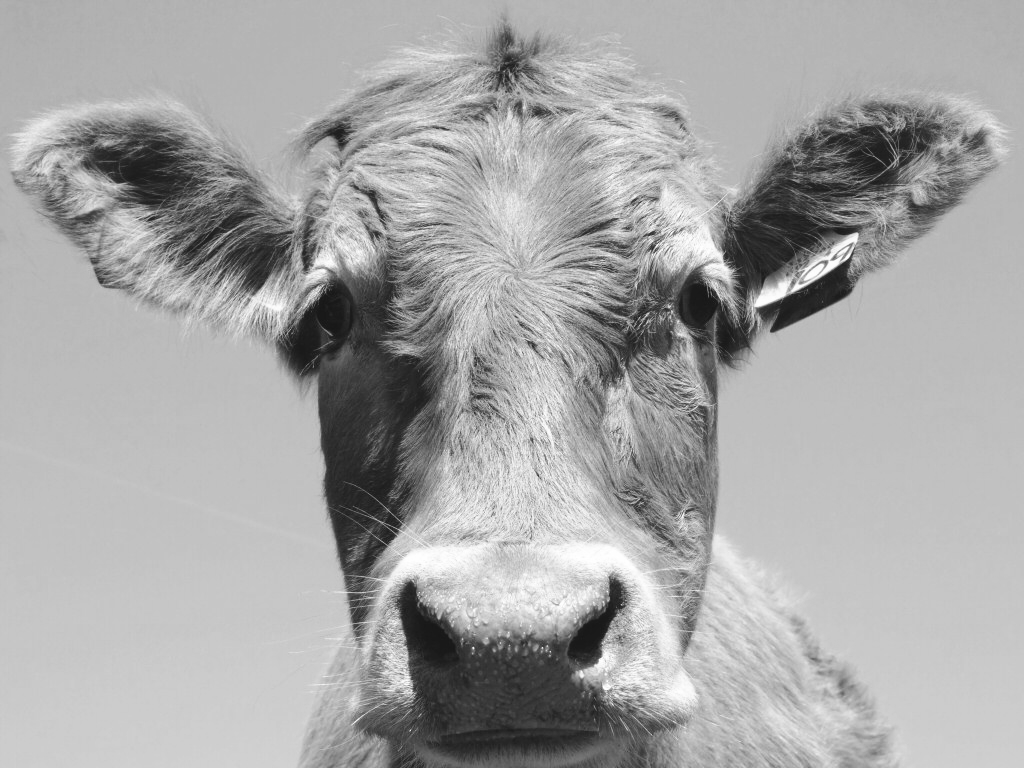
#> input picture assignment2/cow.png, 1024 x 768 px
$ python oppgave1.py
#> lines starting #> are read from the running program, lines starting #| are printed output that depends on the picture
from math import ceil
from scipy import signal
import time
import numpy as np
from imageio import imread, imwrite
import matplotlib.pyplot as plt

def mean_value_kernel(n):
    h = (1/n**2) * np.ones([n,n]) #15x15 middelverdifilter
    return h

def fast_fourier(f,h):
    F = np.fft.fft2(f)  #Utfører en fast-fourier-transform på innbildet
    H = np.fft.fft2(h,(f.shape[0],f.shape[1]))  #Utfører en fast-fourier-transform på det nullutvidede filteret
    FH = np.fft.ifft2(F*H)  #Elementvis mulitipliserer i frekvensdomenet og utfører en invers-transform
    return np.real(FH)  #Returnerer kun reelle verdier

def plot_curves(y1, y2, x):
    fig = plt.figure()
    ax = fig.add_subplot(1, 1, 1)

    #Setter grid og antall ticks langs aksene
    x_max = ceil(np.amax(x)/5)*5
    ax.set_xticks(np.arange(0, x_max, 5))
    ax.set_xticks(np.arange(0, x_max, 1), minor=True)

    y1_max = round(np.amax(y1),1)
    y2_max = round(np.amax(y2),1)
    y_max = y1_max if (y1_max > y2_max) else y2_max

    ax.set_yticks(np.arange(0,y_max,0.25))
    ax.set_yticks(np.arange(0,y_max,0.05), minor=True)

    ax.grid(which='both')
    ax.grid(which='minor', alpha=0.2)
    ax.grid(which='major', alpha=0.5)

    #Plotter kurvene over hverandre
    plt.plot(x,y1, color='r', label='2D konvolusjon')
    plt.plot(x,y2, color='g', label='Fast-fourier-transform')

    #Plot info
    plt.xlabel("Filterstørrelse (middelverdi)")
    plt.ylabel("tid brukt (s)")
    plt.title("Prosesseringstid: 2D konvolusjon vs fast-fourier-transform")
    plt.legend()
    plt.savefig("Prosesseringstid.png")

    plt.show()

def oppgave1_1(filename):
    #Importer bildet
#> called with filename = 'cow.png'
    f = imread(filename, as_gray = True)
#> f is the input picture: shape (768, 1024) float32; min 23, max 255, mean 166.6
    n = 15
    h = mean_value_kernel(n)

    #Romlig konvolusjon
    fh = signal.convolve2d(f,h,'same') #Utfører 2D konvolusjons, 'same' = fh beholder original dimensjoner
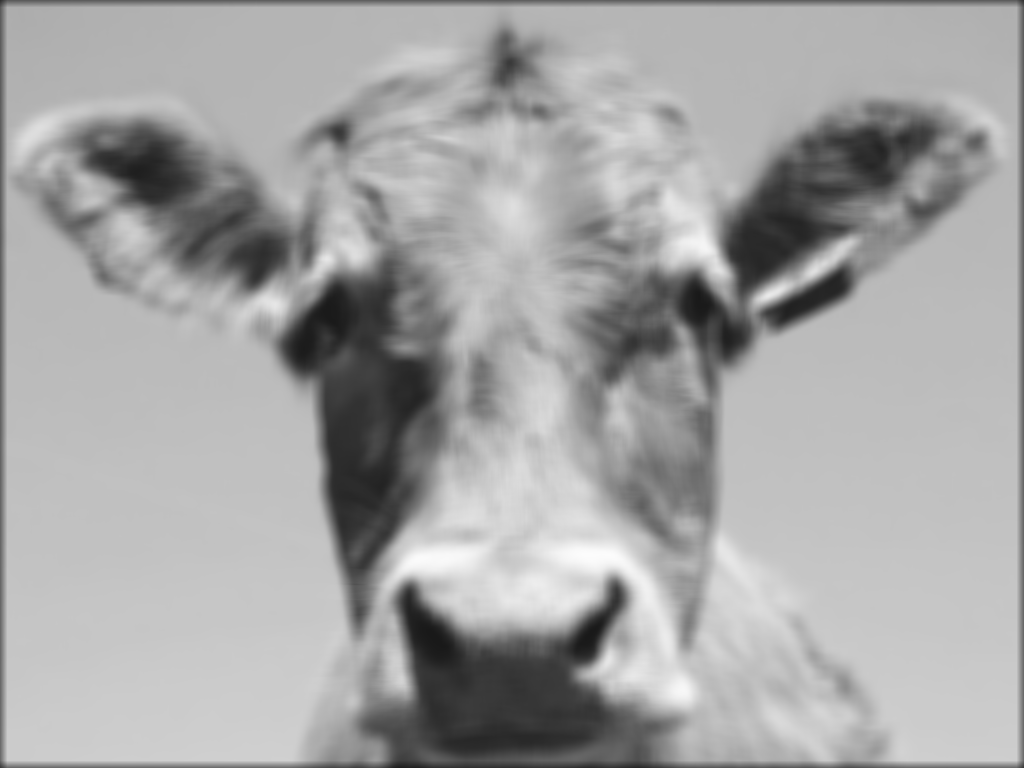
#> fh: shape (768, 1024) float64; min 25.21, max 252.7, mean 165.1

    #Frekvensdomenet
    FH = fast_fourier(f,h)
#> in fast_fourier, `return np.real(FH)`:
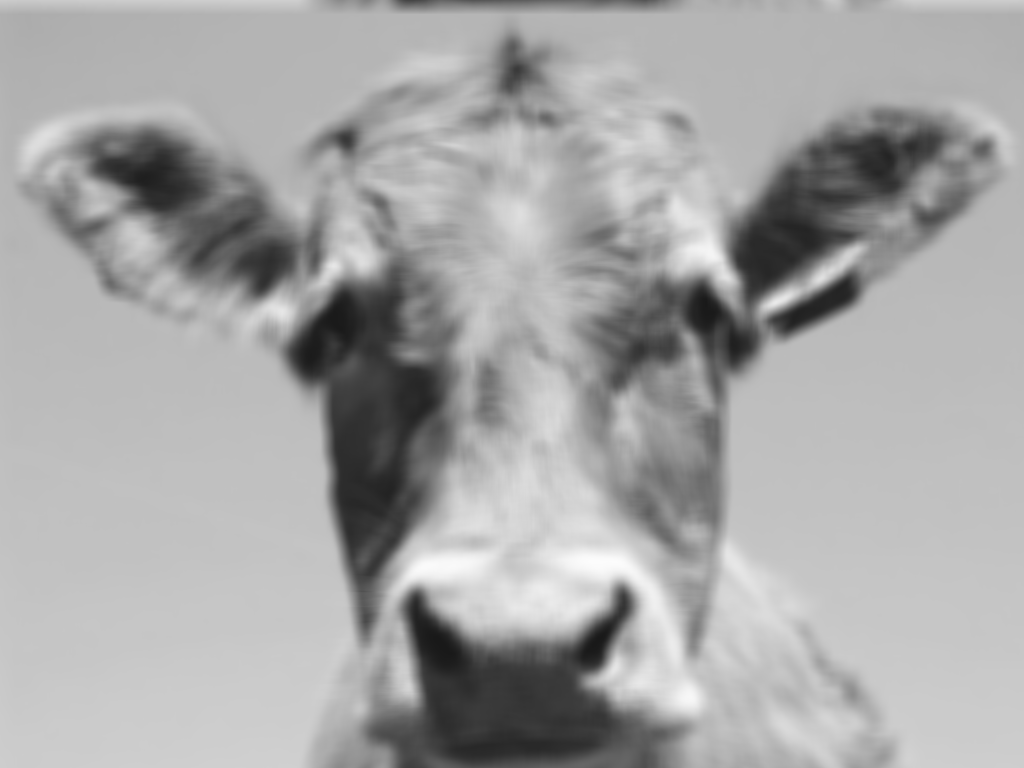
#> returned value: shape (768, 1024) float64; min 25.21, max 252.7, mean 166.6

    #Sjekker de ulike dimensjonene
    print("Bildedimensjoner:")
    print(f"Innbilde/Original: {f.shape}")
#| Innbilde/Original: (768, 1024)
    print(f"Romlig konvolusjon: {fh.shape}")
#| Romlig konvolusjon: (768, 1024)
    print(f"Frekvensdomene filtrering: {FH.shape}")
#| Frekvensdomene filtrering: (768, 1024)

    #Lagrer bildene som gråskala
    imwrite(f'oppg1_1 ({n}x{n}) '+filename, fh.astype(np.uint8))
    imwrite(f'oppg1_1 (fft2) '+filename, FH.astype(np.uint8))

def oppgave1_3(filename, n_tests):
#> called with filename = 'cow.png', n_tests = 31
    f = imread(filename, as_gray = True)

    values = np.array(list(range(1, n_tests, 2)))
    conv_time = np.zeros(values.shape)
    freq_time = np.zeros(values.shape)

    print("Starting timing process")
    for i, n in zip(range(values.shape[0]), values):
        h = mean_value_kernel(n)

        start = time.time()
        fh = signal.convolve2d(f,h,'same')
        conv_time[i] = time.time()-start

        start = time.time()
        FH = fast_fourier(f,h)
        freq_time[i] = time.time()-start
#> this loop made 15 passes
#> pass 1, in oppgave1_3, `FH = fast_fourier(f,h)`:
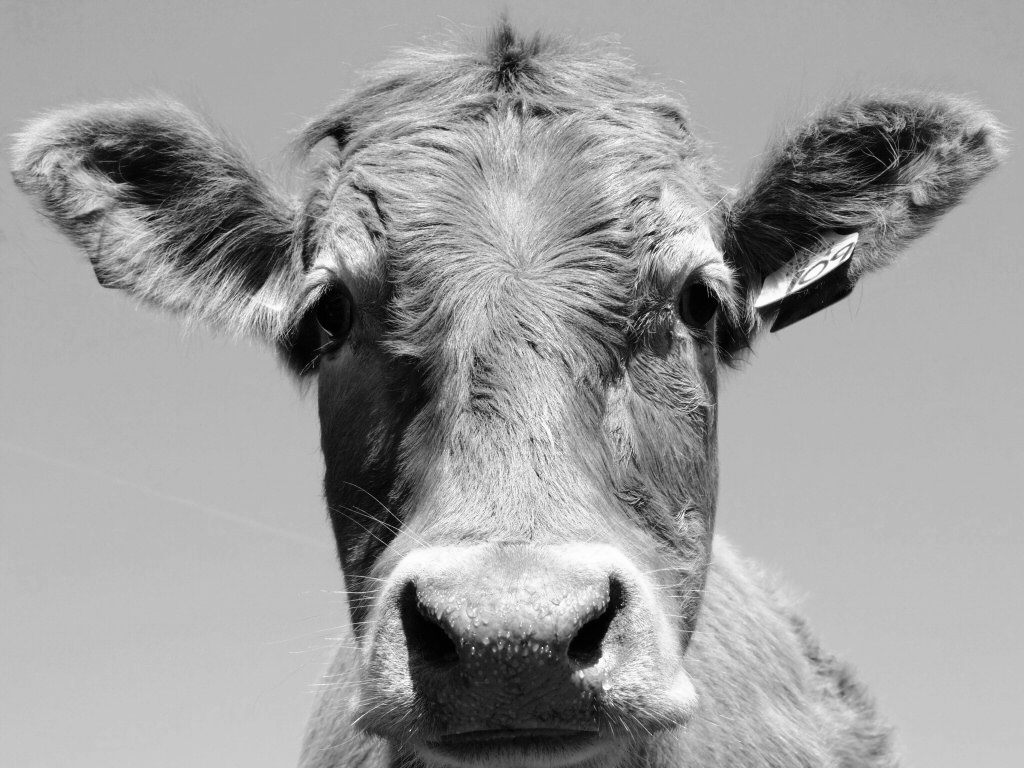
#> FH: shape (768, 1024) float64; min 23, max 255, mean 166.6; drawn with min black and max white
#> after the loop, conv_time = [0.0578, 0.0687, 0.0617, 0.112, 0.168, 0.231, 0.355, 0.462, 0.548, 0.706, 0.919, 1.07, 1.2, 1.38, 1.77]; freq_time = [0.148, 0.144, 0.0686, 0.0701, 0.0827, 0.0673, 0.0662, 0.066, 0.0678, 0.0693, 0.069, 0.0779, 0.0668, 0.0688, 0.0686]

    plot_curves(conv_time,freq_time, values)
#> in plot_curves, `y1_max = round(np.amax(y1),1)`: y1_max = 1.8
#> in plot_curves, `y2_max = round(np.amax(y2),1)`: y2_max = 0.1
#> in plot_curves, `y_max = y1_max if (y1_max > y2_max) else y2_max`: y_max = 1.8
#> in plot_curves, `plt.savefig("Prosesseringstid.png")`:
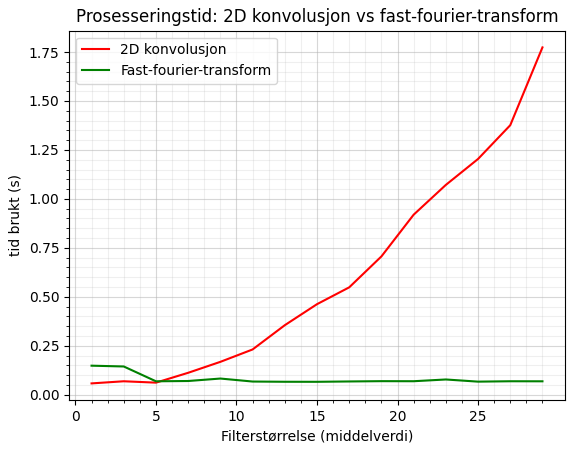
#> figure drawn by matplotlib, 1 panel; curve peaks at x = 29, y = 1.77; curve peaks at x = 1, y = 0.148

def main():
    oppgave1_1('cow.png')
    oppgave1_3('cow.png', 31)

main()

$ run again, with assignment2/uio.png copied over assignment2/cow.png
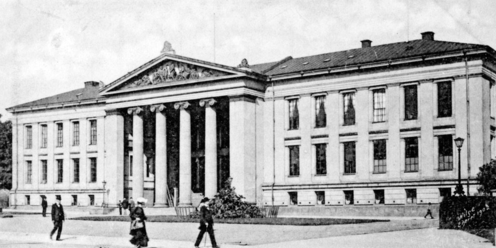
#> input picture assignment2/uio.png, 496 x 248 px
#> in oppgave1_1, f is the input picture: shape (248, 496) float32; min 0, max 255, mean 175.4
#> in fast_fourier, `return np.real(FH)`:
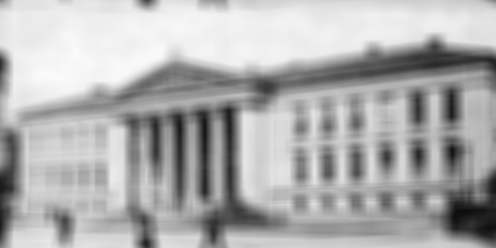
#> returned value: shape (248, 496) float64; min 13.58, max 250.7, mean 175.4
#| Innbilde/Original: (248, 496)
#| Romlig konvolusjon: (248, 496)
#| Frekvensdomene filtrering: (248, 496)
#> after the loop in oppgave1_3, `for i, n in zip(range(values.shape[0]), values):`: conv_time = [0.0108, 0.0119, 0.00956, 0.0175, 0.0255, 0.0345, 0.0474, 0.0633, 0.0813, 0.101, 0.122, 0.147, 0.177, 0.202, 0.24]; freq_time = [0.025, 0.0207, 0.0115, 0.013, 0.0119, 0.0143, 0.0119, 0.0144, 0.012, 0.0145, 0.0123, 0.0147, 0.0122, 0.0235, 0.0123]
#> y1_max = 0.2
#> y2_max = 0
#> y_max = 0.2
#> in plot_curves, `plt.savefig("Prosesseringstid.png")`:
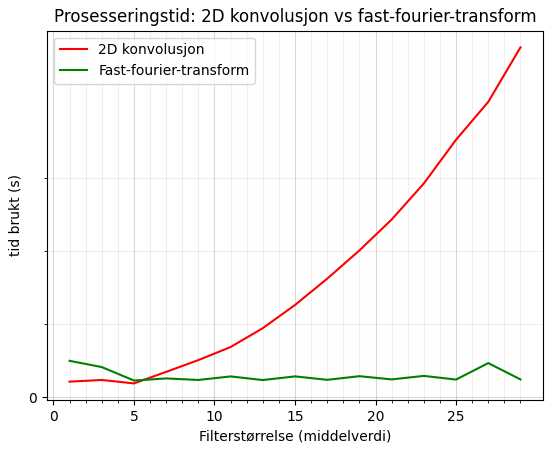
#> figure drawn by matplotlib, 1 panel; curve peaks at x = 29, y = 0.24; curve peaks at x = 1, y = 0.025
